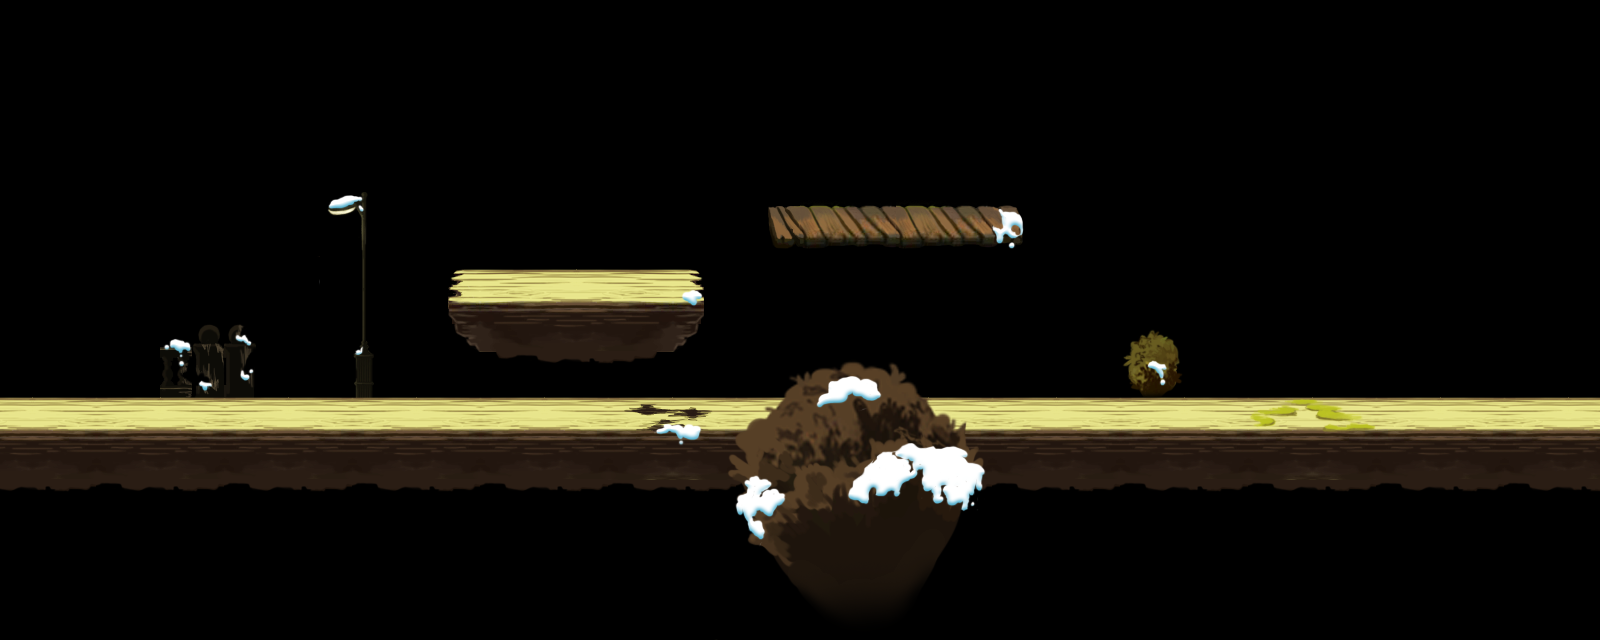

Rendered tile map (Tiled .tmx) drawn with the repository's tilesets; below, a short description and the map source with its tile grids summarised:
An orthogonal 50x20 tile map with 32x32 px tiles, 5 tile layers (tile_terrain_deco_back, tile_terrain_0, tile_terrain_1, tile_terrain_2, ...) and 14 objects (4x tuzijianke, 3x tuzilangke, tuzigongjianshoufly, intro, light, ...).

<map version="1.0" orientation="orthogonal" width="50" height="20" tilewidth="32" tileheight="32">
 <properties>
  <property name="offsetX" value="0" />
  <property name="offsetY" value="4" />
 </properties>
 <tileset firstgid="1" name="s01" tilewidth="32" tileheight="32">
  <image source="s01.png" width="992" height="512" />
 </tileset>
 <layer name="tile_terrain_deco_back" width="50" height="20">
  <data>[1000 cells, 0 non-empty, 0 distinct tile ids]</data>
 </layer>
 <layer name="tile_terrain_0" width="50" height="20">
  <data>[1000 cells, 111 non-empty, 109 distinct tile ids]</data>
 </layer>
 <layer name="tile_terrain_1" width="50" height="20">
  <data>[1000 cells, 327 non-empty, 71 distinct tile ids]</data>
 </layer>
 <layer name="tile_terrain_2" width="50" height="20">
  <data>[1000 cells, 6 non-empty, 6 distinct tile ids]</data>
 </layer>
 <layer name="tile_terrain_deco_front" width="50" height="20">
  <data>[1000 cells, 81 non-empty, 81 distinct tile ids]</data>
 </layer>
 <objectgroup name="obj_terrain" width="50" height="20">
  <object x="448" y="288" width="256" height="32" />
  <object x="768" y="224" width="256" height="32" />
  <object x="0" y="416" width="1600" height="32" />
 </objectgroup>
 <objectgroup name="obj_enemies" width="50" height="20">
  <object type="tuzijianke" x="736" y="352" width="32" height="32" />
  <object type="tuzijianke" x="1344" y="352" width="32" height="32" />
  <object type="tuzigongjianshoufly" x="1120" y="256" width="32" height="32" />
  <object type="tuzilangke" x="992" y="160" width="32" height="32" />
  <object type="tuzilangke" x="640" y="224" width="32" height="32" />
  <object type="tuzilangke" x="864" y="352" width="32" height="32" />
 </objectgroup>
 <objectgroup name="obj_objects" width="50" height="20">
  <object name="intro_biao" type="intro" x="192" y="448" width="32" height="192" />
  <object type="light" x="320" y="192" width="32" height="32" />
  <object type="biao" x="256" y="448" width="32" height="32" />
 </objectgroup>
 <objectgroup name="obj_enemies_alt" width="50" height="20">
  <object type="tuzijianke" x="992" y="352" width="32" height="32" />
  <object type="tuzijianke" x="1440" y="352" width="32" height="32" />
 </objectgroup>
</map>
